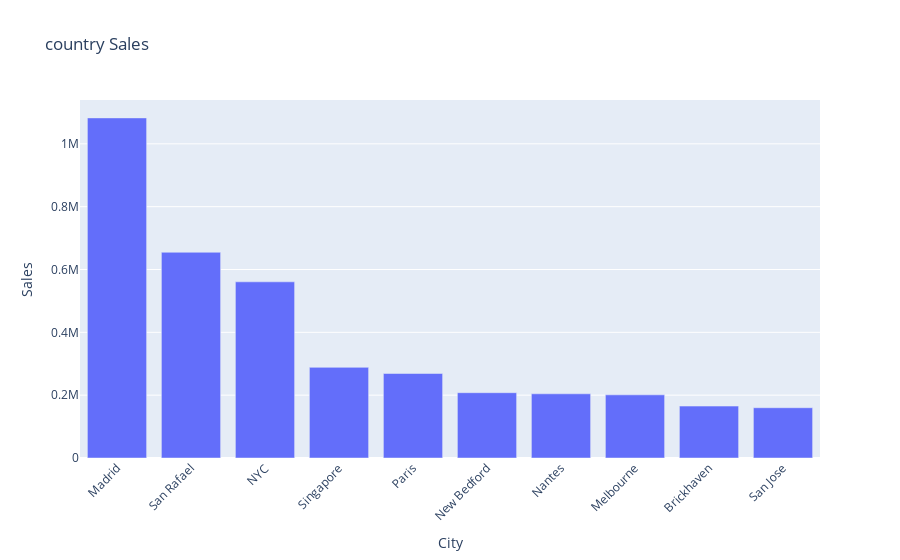

Notebook source saved alongside this figure:
### Code cell
# Create an interactive bar chart using plotly.express
fig = px.bar(city_sales.head(10), x='City', y='Sales',
             title='country Sales', labels={'City': 'City', 'Sales': 'Sales'})

# Customize the layout if needed
fig.update_layout(xaxis=dict(tickangle=-45))

# Show the plot
fig.show()

### Figure 1 — Plotly figure (JSON) as saved in the notebook; plotly's stock layout.template omitted (floating-point values rounded to 4 significant figures)
{"data": [{"alignmentgroup": "True", "hovertemplate": "City=%{x}<br>Sales=%{y}<extra></extra>", "legendgroup": "", "marker": {"color": "#636efa", "pattern": {"shape": ""}}, "name": "", "offsetgroup": "", "orientation": "v", "showlegend": false, "textposition": "auto", "type": "bar", "x": ["Madrid", "San Rafael", "NYC", "Singapore", "Paris", "New Bedford", "Nantes", "Melbourne", "Brickhaven", "San Jose"], "xaxis": "x", "y": [1083000.0, 654900.0, 560800.0, 288500.0, 268900.0, 207900.0, 204300.0, 201000.0, 165300.0, 160000.0], "yaxis": "y"}], "layout": {"barmode": "relative", "legend": {"tracegroupgap": 0}, "title": {"text": "country Sales"}, "xaxis": {"anchor": "y", "domain": [0, 1], "tickangle": -45, "title": {"text": "City"}}, "yaxis": {"anchor": "x", "domain": [0, 1], "title": {"text": "Sales"}}}}
